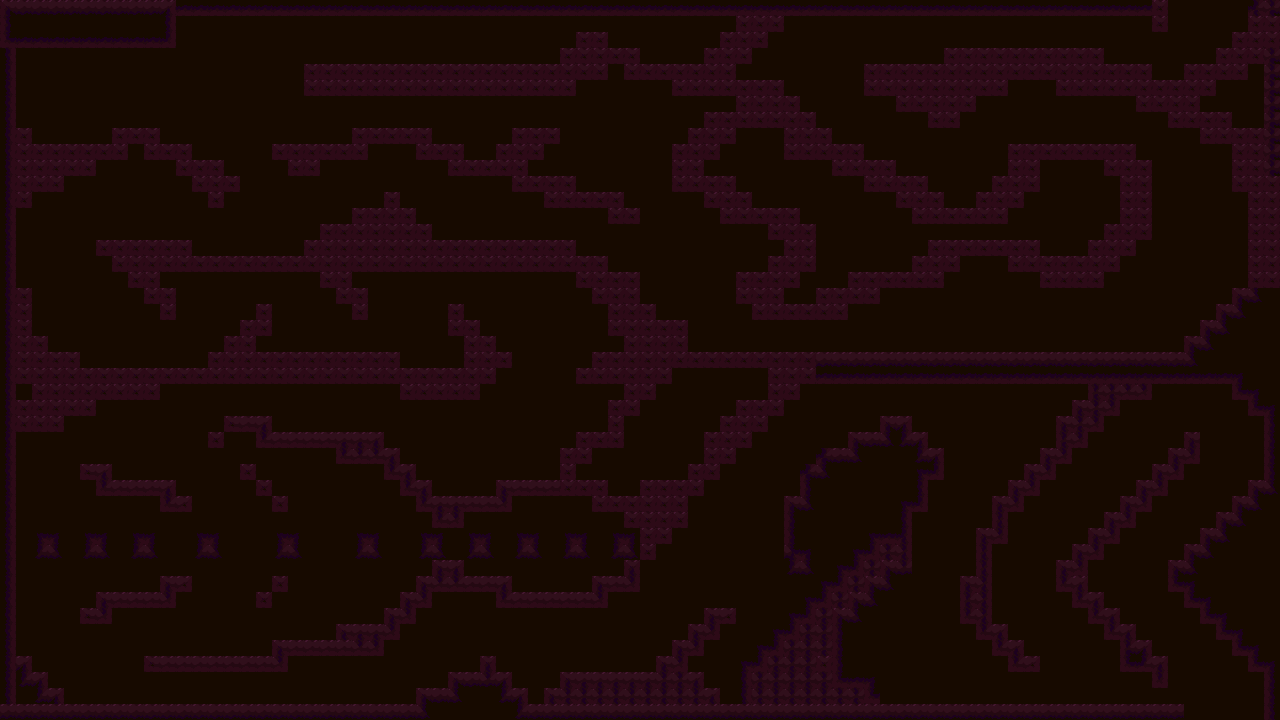

A level layout from a 2D game, rendered from its tile map. Below: a short description, then the map file with tile-grid data replaced by summaries:
An orthogonal 80x45 tile map with 16x16 px tiles, 3 tile layers (back, main, healthbar), 4 tilesets and 261 objects.

<map version="1.10" tiledversion="1.10.1" orientation="orthogonal" renderorder="right-down" width="80" height="45" tilewidth="16" tileheight="16" infinite="0" nextlayerid="10" nextobjectid="391">
 <tileset firstgid="1" source="monster.tsx" />
 <tileset firstgid="56" source="gray.tsx" />
 <tileset firstgid="111" source="purple.tsx" />
 <tileset firstgid="166" source="dark red.tsx" />
 <layer id="1" name="back" width="80" height="45">
  <data>[3600 cells, 3600 non-empty, 1 distinct tile ids]</data>
 </layer>
 <layer id="2" name="main" width="80" height="45">
  <data>[3600 cells, 1255 non-empty, 39 distinct tile ids]</data>
 </layer>
 <layer id="3" name="healthbar" width="80" height="45">
  <data>[3600 cells, 33 non-empty, 9 distinct tile ids]</data>
 </layer>
 <objectgroup id="8" name="enemys">
  <object id="300" x="880" y="336" />
  <object id="301" x="960" y="320" />
  <object id="302" x="1040" y="336" />
  <object id="304" x="912" y="672" />
  <object id="383" x="560" y="32" />
 </objectgroup>
 <objectgroup id="9" name="hearts">
  <object id="295" x="880" y="480" />
  <object id="296" x="336" y="544" />
  <object id="382" x="41.3333" y="537.333" />
  <object id="384" x="640" y="32" />
 </objectgroup>
 <objectgroup id="5" name="finish">
  <object id="292" x="1168" y="0" width="80" />
 </objectgroup>
 <objectgroup id="6" name="start">
  <object id="347" x="1209.5" y="697.5" />
  <object id="348" x="1184" y="720" width="80" />
 </objectgroup>
 <objectgroup id="7" name="collision" visible="0">
  <object id="3" x="1264" y="416" width="16" height="304" />
  <object id="5" x="1248" y="480" width="16" height="192" />
  <object id="6" x="1232" y="496" width="16" height="160" />
  <object id="7" x="1216" y="512" width="16" height="128" />
  <object id="8" x="1200" y="528" width="16" height="96" />
  <object id="9" x="1184" y="544" width="16" height="64" />
  <object id="30" x="0" y="704" width="1184" height="16" />
  <object id="32" x="544" y="688" width="336" height="16" />
  <object id="33" x="560" y="672" width="144" height="16" />
  <object id="40" x="736" y="672" width="128" height="16" />
  <object id="41" x="752" y="656" width="96" height="16" />
  <object id="42" x="768" y="640" width="80" height="16" />
  <object id="43" x="784" y="624" width="64" height="16" />
  <object id="44" x="816" y="592" width="48" height="32" />
  <object id="45" x="832" y="576" width="48" height="32" />
  <object id="46" x="848" y="560" width="48" height="32" />
  <object id="47" x="864" y="544" width="48" height="32" />
  <object id="48" x="880" y="528" width="32" height="16" />
  <object id="49" x="896" y="496" width="16" height="32" />
  <object id="50" x="896" y="496" width="16" height="16" />
  <object id="51" x="912" y="432" width="16" height="80" />
  <object id="52" x="928" y="448" width="16" height="32" />
  <object id="53" x="848" y="432" width="64" height="16" />
  <object id="55" x="880" y="416" width="32" height="16" />
  <object id="56" x="816" y="448" width="48" height="16" />
  <object id="57" x="816" y="464" width="16" height="16" />
  <object id="58" x="800" y="464" width="16" height="48" />
  <object id="59" x="784" y="496" width="16" height="64" />
  <object id="60" x="784" y="544" width="32" height="32" />
  <object id="66" x="976" y="528" width="32" height="16" />
  <object id="67" x="992" y="496" width="16" height="32" />
  <object id="68" x="1008" y="480" width="16" height="32" />
  <object id="69" x="1024" y="464" width="16" height="32" />
  <object id="70" x="1040" y="448" width="16" height="32" />
  <object id="71" x="1056" y="416" width="16" height="48" />
  <object id="72" x="1072" y="400" width="16" height="48" />
  <object id="73" x="1088" y="384" width="16" height="48" />
  <object id="74" x="1104" y="384" width="16" height="32" />
  <object id="75" x="1120" y="384" width="32" height="16" />
  <object id="76" x="1248" y="400" width="32" height="16" />
  <object id="77" x="1232" y="384" width="48" height="16" />
  <object id="80" x="592" y="352" width="688" height="32" />
  <object id="81" x="1248" y="0" width="32" height="352" />
  <object id="82" x="1232" y="288" width="16" height="64" />
  <object id="83" x="1216" y="304" width="16" height="48" />
  <object id="84" x="1200" y="320" width="16" height="32" />
  <object id="85" x="1184" y="336" width="16" height="16" />
  <object id="100" x="640" y="480" width="48" height="48" />
  <object id="103" x="640" y="528" width="32" height="16" />
  <object id="104" x="640" y="544" width="16" height="16" />
  <object id="105" x="624" y="560" width="16" height="32" />
  <object id="106" x="592" y="576" width="32" height="16" />
  <object id="107" x="496" y="592" width="112" height="16" />
  <object id="108" x="416" y="576" width="96" height="16" />
  <object id="109" x="432" y="560" width="32" height="16" />
  <object id="110" x="400" y="592" width="32" height="16" />
  <object id="111" x="384" y="608" width="32" height="16" />
  <object id="112" x="336" y="624" width="64" height="16" />
  <object id="113" x="272" y="640" width="112" height="16" />
  <object id="116" x="16" y="672" width="32" height="16" />
  <object id="117" x="48" y="688" width="16" height="16" />
  <object id="119" x="416" y="688" width="112" height="16" />
  <object id="120" x="480" y="656" width="16" height="32" />
  <object id="122" x="496" y="672" width="16" height="16" />
  <object id="123" x="0" y="432" width="16" height="272" />
  <object id="124" x="80" y="464" width="32" height="16" />
  <object id="125" x="96" y="480" width="80" height="16" />
  <object id="126" x="160" y="496" width="32" height="16" />
  <object id="127" x="240" y="464" width="16" height="16" />
  <object id="128" x="256" y="480" width="16" height="16" />
  <object id="129" x="272" y="496" width="16" height="16" />
  <object id="130" x="272" y="576" width="16" height="16" />
  <object id="131" x="256" y="592" width="16" height="16" />
  <object id="134" x="160" y="576" width="32" height="16" />
  <object id="135" x="96" y="592" width="80" height="16" />
  <object id="136" x="80" y="608" width="32" height="16" />
  <object id="137" x="624" y="496" width="16" height="32" />
  <object id="138" x="592" y="496" width="32" height="16" />
  <object id="139" x="496" y="480" width="112" height="16" />
  <object id="140" x="416" y="496" width="96" height="16" />
  <object id="141" x="432" y="512" width="32" height="16" />
  <object id="142" x="560" y="448" width="16" height="32" />
  <object id="144" x="576" y="432" width="16" height="32" />
  <object id="145" x="592" y="432" width="32" height="16" />
  <object id="146" x="608" y="400" width="16" height="32" />
  <object id="147" x="624" y="384" width="16" height="32" />
  <object id="148" x="400" y="480" width="32" height="16" />
  <object id="149" x="384" y="464" width="32" height="16" />
  <object id="150" x="336" y="448" width="64" height="16" />
  <object id="151" x="256" y="432" width="128" height="16" />
  <object id="152" x="224" y="416" width="48" height="16" />
  <object id="153" x="208" y="432" width="16" height="16" />
  <object id="154" x="16" y="416" width="48" height="16" />
  <object id="155" x="64" y="400" width="32" height="16" />
  <object id="157" x="400" y="384" width="80" height="16" />
  <object id="158" x="576" y="368" width="16" height="16" />
  <object id="159" x="624" y="336" width="64" height="16" />
  <object id="160" x="608" y="320" width="80" height="16" />
  <object id="161" x="608" y="304" width="48" height="16" />
  <object id="162" x="576" y="272" width="64" height="16" />
  </objectgroup>
</map>
<!-- 149 of 261 objects omitted -->
